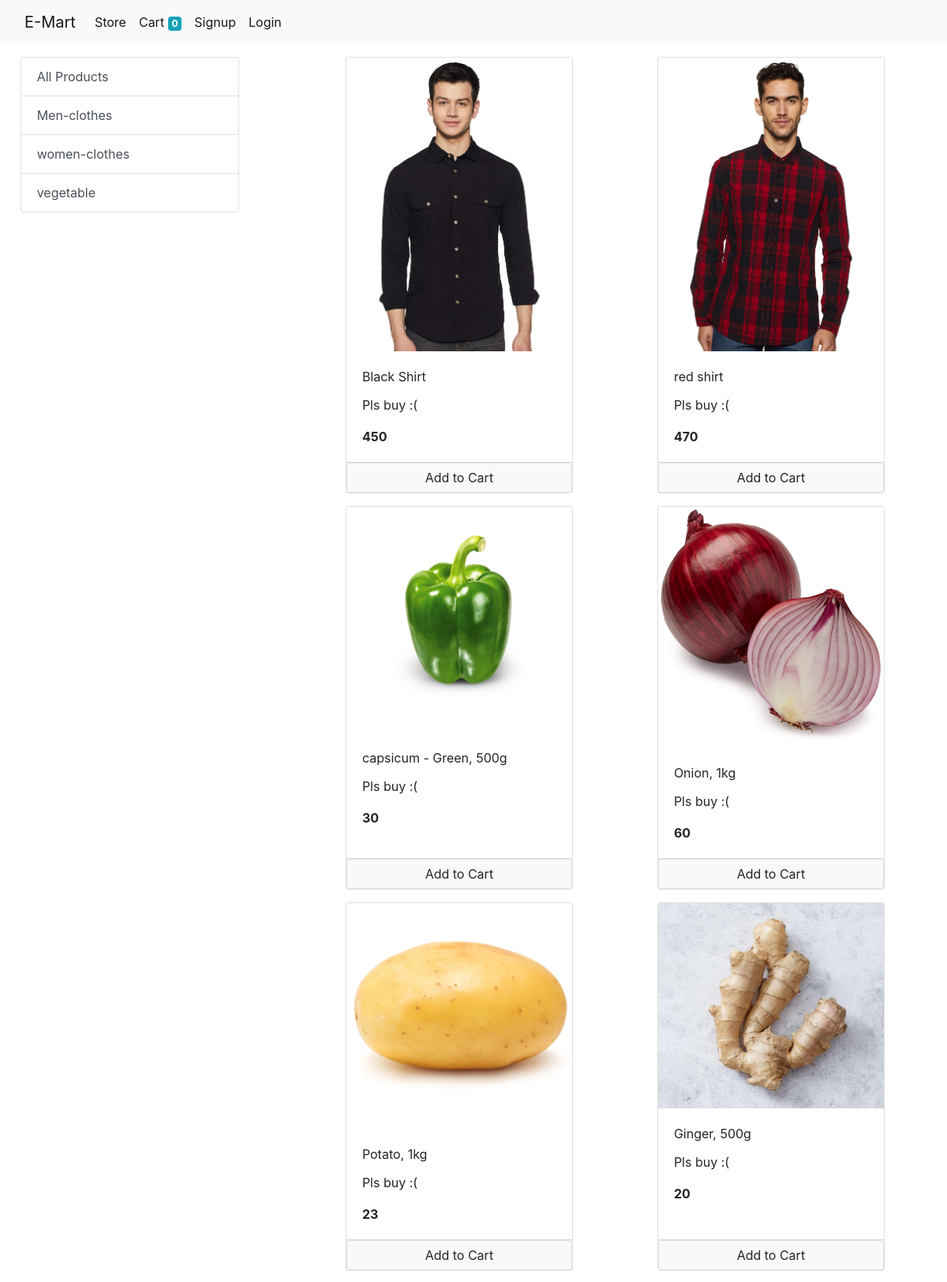
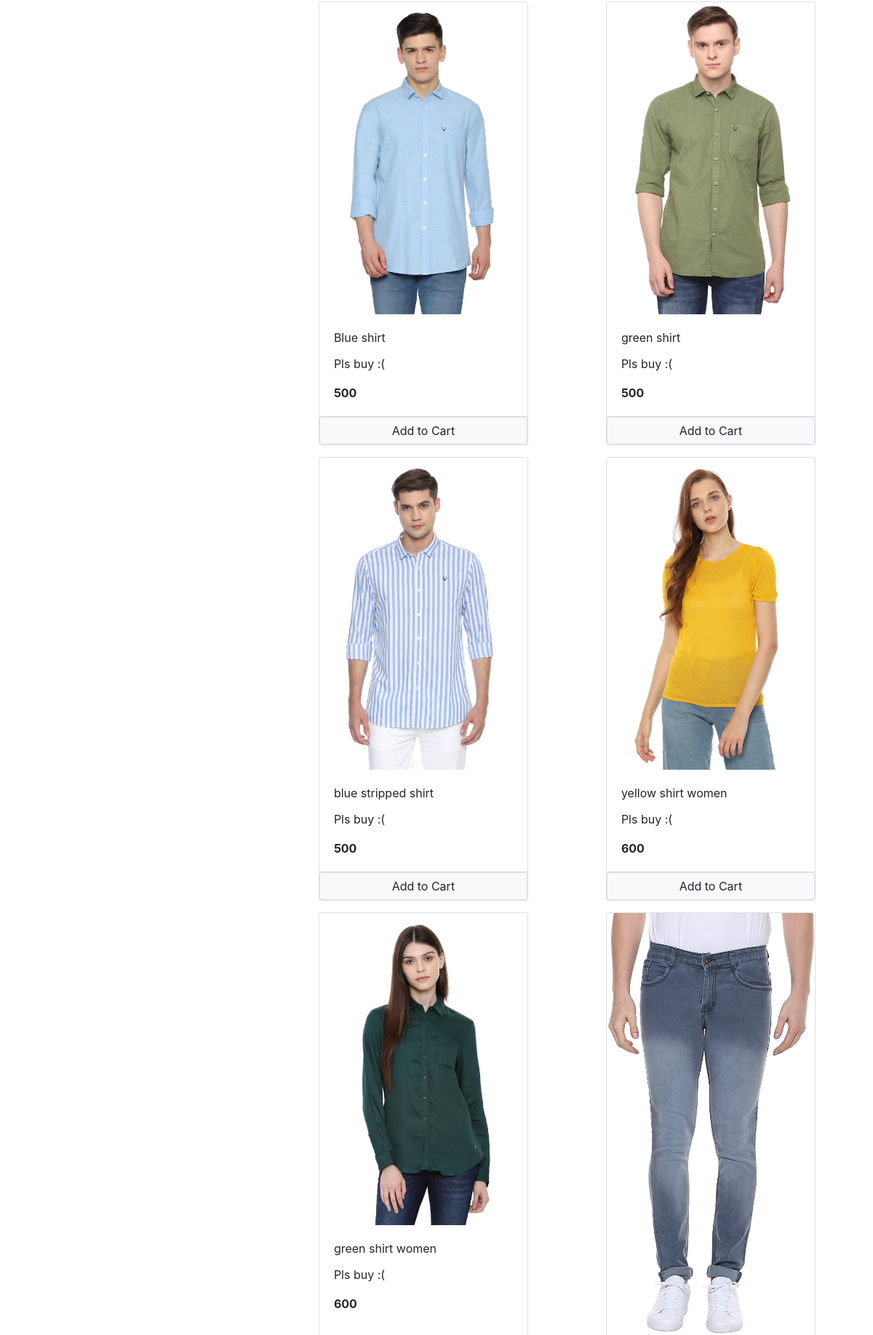
The page / (upper part) on the database its author committed (2 pictures, top to bottom).
### store/models/category.py (models this page shows, shortened)
class Category(models.Model):
    name= models.CharField(max_length=20)
    @staticmethod
    def get_all_categories():
        return Category.objects.all()

### store/models/product.py (models this page shows, shortened)
class Product(models.Model):
    name = models.CharField(max_length=50)
    price = models.IntegerField(default=0)
    category = models.ForeignKey(Category, on_delete=models.CASCADE, default=1)
    description= models.CharField(max_length=200, default="", null=True, blank=True)
    image = models.ImageField(upload_to="upload/products/")
    @staticmethod
    def get_all_products():
        return Product.objects.all()

### store/views/home.py (the view, shortened to what this page needs)
# urls.py: path('', home.Index.as_view(), name="homepage"),
class Index(View):
    def get(self, request):
        cart = request.session.get('cart')
        if not cart:
            request.session.cart = {}
        products = None
        categories = Category.get_all_categories()
        CategoryID = request.GET.get('category')
        if CategoryID:
            products = Product.get_all_products_by_categoryid(CategoryID)
        else:
            products= Product.get_all_products()
        data = {}
        data['products']= products
        data['categories'] = categories
        print('you are : ',request.session.get('email'))
        return render(request, 'index.html', data)

### store/templatetags/cart.py (called while the page is built)
@register.filter(name = 'is_in_cart')
def is_in_cart(product,cart):
    keys = cart.keys()
    for id in keys:
        if int(id) == product.id:
            return True
    return False

### store/templates/index.html (shortened to what this page needs)
{% extends 'base.html' %}
{% block content %}
{% load cart %}
    <div class="conatiner-fluid mt-3">
      <div class="row">
          <div class="col-lg-3 mx-auto">
            <div class="list-group">
              <a href="/" class="list-group-item
              list-group-item-action ">All Products</a>
              {% for category in categories %}
              <a href="/?category={{category.id}}" class="list-group-item
              list-group-item-action ">{{category.name}}</a>
              {% endfor %}
            </div>
          </div>
        <div id='products' class="col-lg-8 mx-auto">
          <div class="row mx-auto">
            {%for product in products %}
            <div class="card mx-auto mb-3"  style="width: 18rem;">
                <img class="card-img-top" src="{{product.image.url}}" alt="Card image cap">
                <div class="card-body">
                  <p class="card-title">{{product.name}}</p>
                  <p class="card-text">{{product.description}}</p>
                  <p class="card-text"><b>{{product.price}}</b></p>
                </div>
                <div class="card-footer p-0 no-gutters">
                  {% if product|is_in_cart:request.session.cart %}
                  <div class="row no-gutters" >
                    <form action="/#{{product.id}}" class="col-2" method="POST">
                      {% csrf_token %}
                      <input hidden type="text" name ="product" value="{{product.id}}">
                      <input type="submit" value=" - " class=" btn
                        btn-block btn-secondary">
                      <input hidden type="text" name ="remove" value="True">
                     </form>
                    <div class="text-center col">{{product|cart_quantity:request.session.cart}} in cart</div>
                   <form action="/#{{product.id}}" class="col-2" method="POST">
                    {% csrf_token %}
                    <input hidden type="text" name ="product" value="{{product.id}}">
                    <input type="submit" value=" + " class=" btn
                      btn-block btn-secondary">
                   </form>
                  </div>
                  {% else  %}
                  <form action = "/" method="POST" class="btn-block">
                    <input type ="submit" class="float-right btn-block btn btn-light
                    border form-control" value="Add to Cart">
                  </form>
                  {% endif %}
                </div>
            </div>
            {% endfor %}
          </div>
        </div>
      </div>
    </div>
{%endblock content%}

### store/templates/base.html (shortened to what this page needs)
<!doctype html>
<html lang="en">
  <head>
    <link rel="stylesheet" href="https://maxcdn.bootstrapcdn.com/bootstrap/4.0.0/css/bootstrap.min.css">
  </head>
   <body>
    <nav class="navbar navbar-expand-lg navbar-light bg-light">
      <div class="container-fluid">
        <a class="navbar-brand" href="/">E-Mart</a>
        <div class="collapse navbar-collapse" id="navbarSupportedContent">
          <ul class="navbar-nav me-auto mb-2 mb-lg-0">
            <li class="nav-item">
              <a class="nav-link active" aria-current="page" href="#">Store</a>
            </li>
          <ul class="navbar-nav">
          <li class="nav-item">
            <a class="nav-link active" aria-current="page" href="/cart">Cart
            <span class="badge badge-info">{{request.session.cart.keys|length}}</span></a>
          </li>
          {% if request.session.customer %}
            <li class="nav-item">
              <a class="nav-link active" aria-current="page" href="/orders">Orders</a>
            </li>
            <li class="nav-item">
              <a class="nav-link active" aria-current="page" href="/logout">Logout</a>
            </li>
            {% else %}
            <li class="nav-item">
              <a class="nav-link active float-lg-right" aria-current="page" href="signup">Signup</a>
            </li>
            <li class="nav-item">
              <a class="nav-link active float-lg-right" aria-current="page" href="/login">Login</a>
            </li>
            {% endif %}
          </ul>
        </div>
      </div>
    </nav>
    {% block content %}{% endblock %}
  </body>

### rows shown on the page
Category: name "Men-clothes"
Category: name "women-clothes"
Category: name "vegetable"
Product: image (picture), name "Black Shirt", description "Pls buy :(", price "450"
Product: image (picture), name "red shirt", description "Pls buy :(", price "470"
Product: image (picture), name "capsicum - Green, 500g", description "Pls buy :(", price "30"
Product: image (picture), name "Onion, 1kg", description "Pls buy :(", price "60"
Product: image (picture), name "Potato, 1kg", description "Pls buy :(", price "23"
Product: image (picture), name "Ginger, 500g", description "Pls buy :(", price "20"
Product: image (picture), name "Blue shirt", description "Pls buy :(", price "500"
Product: image (picture), name "green shirt", description "Pls buy :(", price "500"
Product: image (picture), name "blue stripped shirt", description "Pls buy :(", price "500"
Product: image (picture), name "yellow shirt women", description "Pls buy :(", price "600"
Product: image (picture), name "green shirt women", description "Pls buy :(", price "600"
Product: image (picture)

### other values the page prints
{{ request.session.cart.keys|length }} "0"
